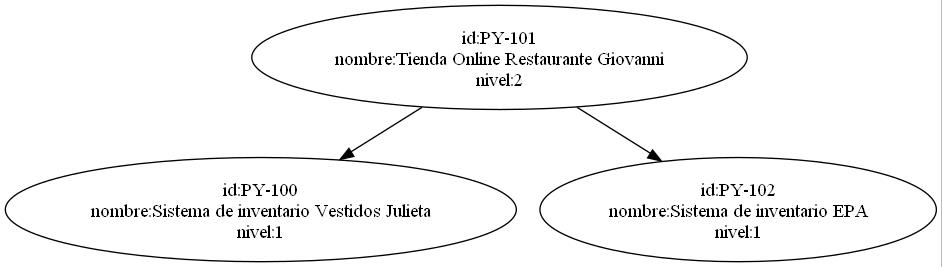

Here is the Python script that generated this plot:
from nodoAVL import Nodo_AVL
import os

class Arbol_AVL():
    def __init__(self):
        self.raiz = None
    
    def Insertar(self, valor, nombre, prioridad):
        self.raiz = self.InsertarNodo(valor,nombre,prioridad, self.raiz)

    def Altura(self, raiz):
        condicion = raiz == None
        return 0 if condicion else raiz.altura
    
    def Equilibrio(self, raiz):
        condicion = raiz == None
        return 0 if condicion else (self.Altura(raiz.derecho) - self.Altura(raiz.izquierdo))

    def RotacionI(self, raiz):
        raiz_derecho = raiz.derecho
        hijo_izquierdo = raiz_derecho.izquierdo
        raiz_derecho.izquierdo = raiz
        raiz.derecho = hijo_izquierdo
        raiz.altura = 1 + max(self.Altura(raiz.izquierdo),self.Altura(raiz.derecho))
        raiz.factor_equilibrio = self.Equilibrio(raiz)
        raiz_derecho.altura = 1 + max(self.Altura(raiz_derecho.izquierdo),self.Altura(raiz_derecho.derecho))
        raiz_derecho.factor_equilibrio = self.Equilibrio(raiz_derecho)
        return raiz_derecho
    
    def RotacionD(self, raiz):
        raiz_izquierdo = raiz.izquierdo
        hijo_derecho = raiz_izquierdo.derecho
        raiz_izquierdo.derecho = raiz
        raiz.izquierdo = hijo_derecho
        raiz.altura = 1 + max(self.Altura(raiz.izquierdo), self.Altura(raiz.derecho))
        raiz.factor_equilibrio = self.Equilibrio(raiz)
        raiz_izquierdo.altura = 1 + max(self.Altura(raiz_izquierdo.izquierdo), self.Altura(raiz_izquierdo.derecho))
        raiz_izquierdo.factor_equilibrio = self.Equilibrio(raiz_izquierdo)
        return raiz_izquierdo

    def InsertarNodo(self, valor,nombre,prioridad, raiz):
        if raiz is None:
            return Nodo_AVL(valor,nombre,prioridad)
        else:
            if raiz.valor == valor:
                raiz.valor = valor
                raiz.nombre = nombre
                raiz.prioridad = prioridad
            elif raiz.valor > valor:
                raiz.izquierdo = self.InsertarNodo(valor,nombre,prioridad, raiz.izquierdo)
            elif raiz.valor < valor:
                raiz.derecho = self.InsertarNodo(valor,nombre,prioridad, raiz.derecho)
        #Luego de insercion, procedemos a realizar rotaciones
        raiz.altura = 1 + max(self.Altura(raiz.izquierdo),self.Altura(raiz.derecho))
        balanceo = self.Equilibrio(raiz)
        raiz.factor_equilibrio = balanceo

        if balanceo > 1 and valor > raiz.derecho.valor:#Rotacion Simple a la Izquierda
            return self.RotacionI(raiz)
        if balanceo < -1 and valor < raiz.izquierdo.valor:#Rotacion Simple a la Derecha
            return self.RotacionD(raiz)
        if balanceo > 1 and valor < raiz.derecho.valor:#Rotacion Doble a la Izquierda
            raiz.derecho = self.RotacionD(raiz.derecho)
            return self.RotacionI(raiz)
        if balanceo < -1 and valor > raiz.izquierdo.valor:#Rotacion Doble a la Derecha
            raiz.izquierdo = self.RotacionI(raiz.izquierdo)
            return self.RotacionD(raiz)
        return raiz
    
    def recorridoInorden(self):
        self.Inorden(self.raiz)

    def Inorden(self, raiz):
        if raiz is not None:
            self.Inorden(raiz.izquierdo)
            print(raiz.valor, end=' ')
            self.Inorden(raiz.derecho)

    def recorridoPreOrden(self):
        self.PreOrden(self.raiz)
    
    def PreOrden(self, raiz):
        if raiz is not None:
            print(raiz.valor, end=' ')
            self.PreOrden(raiz.izquierdo)
            self.PreOrden(raiz.derecho)

    def recorridoPostOrden(self):
        self.PostOrden(self.raiz)

    def PostOrden(self, raiz):
        if raiz is not None:
            self.PostOrden(raiz.izquierdo)
            self.PostOrden(raiz.derecho)
            print(raiz.valor, end=' ')

    def graficar(self):
        cadena = ''
        archivo = "arbolAVL.jpg"
        a = open("arbolAVL.dot","w")
        if self.raiz is not None:
            cadena += "digraph arbolAVL {"
            cadena += self.retornarValoresArbol(self.raiz, 0)
            cadena += "}"
        a.write(cadena)
        a.close()
        os.system("dot -Tjpg arbolAVL.dot -o " + archivo)
        #os.system(archivo)


    def retornarValoresArbol(self, raiz, id):
        cadena = ''
        numero = id + 1
        if raiz is not None:
            cadena += "\""
            cadena += "id:{}\nnombre:{}\nnivel:{}".format(raiz.valor,raiz.nombre,raiz.altura)
            cadena += "\" ;\n"
            if(raiz.izquierdo is not None and raiz.derecho is not None):
                cadena += "x{} [label=\"\",width=.1,style=invis];\n".format(numero)
                cadena += "\"id:{}\nnombre:{}\nnivel:{}\" -> {} \"id:{}\nnombre:{}\nnivel:{}\" -> {}".format(raiz.valor,raiz.nombre,raiz.altura, self.retornarValoresArbol(raiz.izquierdo, numero), raiz.valor, raiz.nombre,raiz.altura,self.retornarValoresArbol(raiz.derecho, numero))
                cadena += "{" + "rank=same" + "\"id:{}\nnombre:{}\nnivel:{}\" -> \"id:{}\nnombre:{}\nnivel:{}\" [style=invis]; ".format(raiz.izquierdo.valor,raiz.izquierdo.nombre,raiz.izquierdo.altura, raiz.derecho.valor,raiz.derecho.nombre, raiz.derecho.altura) + "} \n"
            elif(raiz.izquierdo is not None and raiz.derecho is None):
                cadena += "x{} [label=\"\",width=.1,style=invis];\n".format(numero)
                cadena += "\"id:{}\nnombre:{}\nnivel:{}\" -> {} \"id:{}\nnombre:{}\nnivel:{}\" -> x{}[style=invis];\n".format(raiz.valor,raiz.nombre,raiz.altura, self.retornarValoresArbol(raiz.izquierdo, numero), raiz.valor,raiz.nombre,raiz.prioridad, numero)
                cadena += "{" + "rank=same " + "\"id:{}\nnombre:{}\nnivel:{}\" -> x{} [style=invis]; ".format(raiz.izquierdo.valor,raiz.izquierdo.nombre,raiz.izquierdo.altura, numero) + "} \n"
            elif(raiz.izquierdo is None and raiz.derecho is not None):
                cadena += "x{} [label=\"\",width=.1,style=invis];\n".format(numero)
                cadena += "\"id:{}\nnombre:{}\nnivel:{}\" -> x{}[style=invis]; \n \"id:{}\nnombre:{}\nnivel:{}\" -> {}".format(raiz.valor,raiz.nombre,raiz.altura, numero, raiz.valor,raiz.nombre,raiz.prioridad, self.retornarValoresArbol(raiz.derecho, numero))
                cadena += "{" + "rank=same " + "x{} -> \"id:{}\nnombre:{}\nnivel:{}\" [style=invis]; ".format(numero, raiz.derecho.valor,raiz.derecho.nombre,raiz.derecho.altura) + "} \n"
        return cadena
